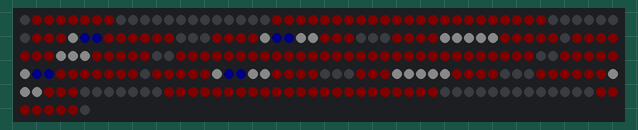
The sketch below on a simulated Arduino Uno, built with avr-gcc and run on an emulated ATmega328P. On the bench: 256 RGB LEDs in strip order, left to right, continuing on the next row. Dim RGB values are drawn brighter than linear; colours are those a GRB WS2812 strip shows for the declared byte order.

Above: at 2.37 s.

The sketch:

ghost_animation_16x16_led_matrix.ino
```cpp
#include "FastLED.h"

#define NUM_LEDS 256
#define DATA_PIN 3

CRGB leds[NUM_LEDS];

void setup() {
  delay(2000);
  FastLED.addLeds<WS2812B, DATA_PIN, RGB>(leds, NUM_LEDS);
  FastLED.setBrightness(10); //Number 0-255
  FastLED.clear();
}

int body[] = {
0,1,2,3,4,5,6,7,21,22,
23,24,25,26,27,28,29,30,31,32,
33,34,35,36,37,38,39,40,41,42,
43,51,52,53,54,55,56,57,58,59,
60,61,62,63,64,65,66,67,68,69,
70,71,72,73,74,75,76,77,81,82,
83,84,85,86,87,88,89,90,91,92,
93,94,95,96,97,98,99,100,101,102,
103,104,105,106,107,108,109,110,113,114,
115,116,117,118,119,120,121,122,123,124,
125,126,127,128,129,130,131,132,133,134,
135,136,137,138,139,140,141,142,145,146,
147,148,149,150,151,152,153,154,155,156,
157,158,159,160,161,162,163,164,165,166,
167,168,169,170,171,172,173,174,178,179,
180,181,182,183,184,185,186,187,188,189,
190,191,192,193,194,195,196,197,198,199,
200,201,202,203,204,212,213,214,215,216,
217,218,219,220,221,222,223,224,225,226,
227,228,229,230,231,232,233,234,248,249,
250,251,252,253,254,255
};

int eyes_left[] = {
54,55,56,
70,71,72,73,74,
85,86,87,88,89,
103,104,105,
150,151,152,
166,167,168,169,170,
181,182,183,184,185,
199,200,201};

int eyes_right[] = {
71,72,73,
85,86,87,88,89,
102,103,104,105,106,
118,119,120,
169,168,167,
181,182,183,184,185,
202,201,200,199,198,
214,215,216};

int eyes_fill_body[] = {
149,150,151,152,153,53,54,55,56,57};


//remove pixels around feet
int void_pixels_1[] = {8, 29, 30, 31, 83, 84, 85, 86, 138, 139, 140, 161};
int void_pixels_2[] = {7, 31, 55, 56, 57, 112, 113, 114, 138, 162};


int feet_fill_body[] = {
224,222,129,128,63,33};

int sad_ghost[] = {11, 26, 35, 48, 49, 53, 60, 64, 65, 80, 89, 104, 105, 109, 116, 120, 121, 134, 143, 158};

int eyes_seconds = 2;
int reg_ghost_seconds = 10;

int feet_delay = 220; //delay in ms b/w feet v1 v2
int eye_loop = (eyes_seconds*1000)/feet_delay; // how many times to look left and right before switching

int reg_ghost_loop = reg_ghost_seconds/eyes_seconds;
int sad_ghost_loop = 50;
int sad_ghost_blink_loop = 10;


int pupil_right[] = {
151,152,
168,167,
72,71,
55,56};

int pupil_left[] = {
215,216,
200,199,
119,120,
104,103};


int feet_left[] = {
222,224,223,192,
129,126,128,127,
33,63,32,31};

int feet_right[] = {
255,
190,191,192,160,
65,64,63,95,
0};

int feet_fill[] = {
31,32,33,
224,223,222,
129,128,126,127};

int feet_fill2[] = {
31,32,33,
224,223,222,
129,128,126,127};

int feet_clear[] = {
254,225,222,193,190,161,158,129,126,97,94,65,62,33,30,1,
255,224,223,192,191,160,159,128,127,96,95,64,63,32,31,0
  };

void loop() {

    for(int i = 0; i < reg_ghost_loop; i++){

        for(int i = 0; i < eye_loop; i++){

            //BODY
            for (int i = 0; i < 206; i++){      //was 166
                  leds[body[i]] = CRGB::Green;
            }

            //EYES
            for (int i = 0; i < 32; i++){
                leds[eyes_left[i]] = CRGB::White;
            }

            //PUPIL
            for (int i = 0; i < 8; i++){
                leds[pupil_right[i]] = CRGB::DarkBlue;
            }

            FastLED.show();

            //FEET
            for(int i = 0; i < 2; i++){

              //set feet
              for (int i = 0; i < 12; i++){
                  leds[feet_left[i]] = CRGB::Black;
               }
              FastLED.show();
              delay(feet_delay);

              //set feet
              for (int i = 0; i < 12; i++){
                  leds[feet_right[i]] = CRGB::Black;
              }
              for (int i = 0; i < 10; i++){
                  leds[feet_fill[i]] = CRGB::Green;
              }
              FastLED.show();
              delay(feet_delay);

              for (int i = 0; i < 32; i++){
                  leds[feet_clear[i]] = CRGB::Green;
              }


            } //end feet loop


            //CHANGE EYES

            //BODY
            for (int i = 0; i < 206; i++){      //was 166
                  leds[body[i]] = CRGB::Green;
            }

            //EYES
            for (int i = 0; i < 32; i++){
                leds[eyes_right[i]] = CRGB::White;
            }

            //PUPIL
            for (int i = 0; i < 8; i++){
                leds[pupil_left[i]] = CRGB::DarkBlue;
            }

            FastLED.show();

            //FEET
            for(int i = 0; i < 2; i++){

              //set feet
              for (int i = 0; i < 12; i++){
                  leds[feet_left[i]] = CRGB::Black;
               }
              FastLED.show();
              delay(feet_delay);

              //set feet
              for (int i = 0; i < 12; i++){
                  leds[feet_right[i]] = CRGB::Black;
              }
              for (int i = 0; i < 10; i++){
                  leds[feet_fill[i]] = CRGB::Green;
              }
              FastLED.show();
              delay(feet_delay);

              for (int i = 0; i < 32; i++){
                  leds[feet_clear[i]] = CRGB::Green;
              }


            }
         }
    }
}
```
